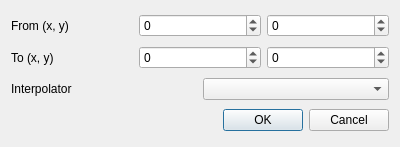
<?xml version="1.0" encoding="UTF-8"?>
<ui version="4.0">
 <class>DAMove</class>
 <widget class="QDialog" name="DAMove">
  <property name="geometry">
   <rect>
    <x>0</x>
    <y>0</y>
    <width>400</width>
    <height>147</height>
   </rect>
  </property>
  <property name="windowTitle">
   <string>Dialog</string>
  </property>
  <layout class="QVBoxLayout" name="verticalLayout">
   <item>
    <layout class="QHBoxLayout" name="horizontalLayout_2">
     <item>
      <widget class="QLabel" name="label">
       <property name="text">
        <string>From (x, y)</string>
       </property>
      </widget>
     </item>
     <item>
      <widget class="QSpinBox" name="spinBox">
       <property name="minimum">
        <number>-999999</number>
       </property>
       <property name="maximum">
        <number>999999</number>
       </property>
      </widget>
     </item>
     <item>
      <widget class="QSpinBox" name="spinBox_2">
       <property name="minimum">
        <number>-999999</number>
       </property>
       <property name="maximum">
        <number>999999</number>
       </property>
      </widget>
     </item>
    </layout>
   </item>
   <item>
    <layout class="QHBoxLayout" name="horizontalLayout">
     <item>
      <widget class="QLabel" name="label_2">
       <property name="text">
        <string>To (x, y)</string>
       </property>
      </widget>
     </item>
     <item>
      <widget class="QSpinBox" name="spinBox_3">
       <property name="minimum">
        <number>-999999</number>
       </property>
       <property name="maximum">
        <number>999999</number>
       </property>
      </widget>
     </item>
     <item>
      <widget class="QSpinBox" name="spinBox_4">
       <property name="minimum">
        <number>-999999</number>
       </property>
       <property name="maximum">
        <number>999999</number>
       </property>
      </widget>
     </item>
    </layout>
   </item>
   <item>
    <layout class="QHBoxLayout" name="horizontalLayout_3">
     <item>
      <widget class="QLabel" name="label_3">
       <property name="text">
        <string>Interpolator</string>
       </property>
      </widget>
     </item>
     <item>
      <widget class="QComboBox" name="comboBox"/>
     </item>
    </layout>
   </item>
   <item>
    <widget class="QDialogButtonBox" name="buttonBox">
     <property name="orientation">
      <enum>Qt::Horizontal</enum>
     </property>
     <property name="standardButtons">
      <set>QDialogButtonBox::Cancel|QDialogButtonBox::Ok</set>
     </property>
    </widget>
   </item>
  </layout>
 </widget>
 <resources/>
 <connections>
  <connection>
   <sender>buttonBox</sender>
   <signal>accepted()</signal>
   <receiver>DAMove</receiver>
   <slot>accept()</slot>
   <hints>
    <hint type="sourcelabel">
     <x>248</x>
     <y>254</y>
    </hint>
    <hint type="destinationlabel">
     <x>157</x>
     <y>274</y>
    </hint>
   </hints>
  </connection>
  <connection>
   <sender>buttonBox</sender>
   <signal>rejected()</signal>
   <receiver>DAMove</receiver>
   <slot>reject()</slot>
   <hints>
    <hint type="sourcelabel">
     <x>316</x>
     <y>260</y>
    </hint>
    <hint type="destinationlabel">
     <x>286</x>
     <y>274</y>
    </hint>
   </hints>
  </connection>
 </connections>
</ui>
